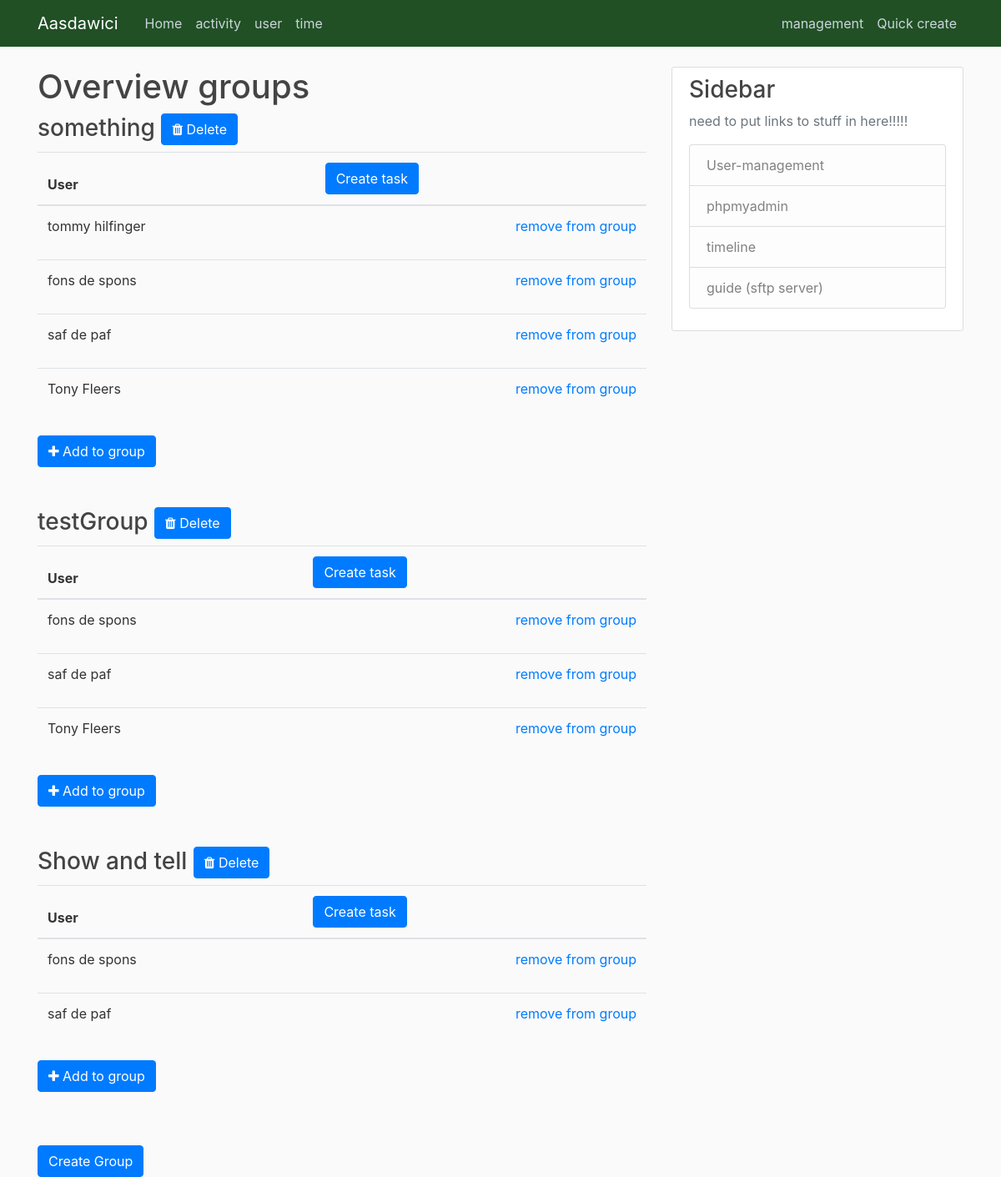
The app's page /creationEngine/groups/ with its own data.
### overview/models.py (models this page shows, shortened)
class Group(models.Model):
    GroupID = models.AutoField(primary_key=True)
    groupName = models.TextField()
    groupDescription = models.TextField()

class UserGroup(models.Model):
    linkID = models.AutoField(primary_key=True)
    groupID = models.ForeignKey(Group, on_delete=models.SET_NULL, null=True)
    userID = models.ForeignKey(UserA,on_delete=models.SET_NULL, null=True)

class UserA(models.Model):
    userID = models.AutoField(primary_key=True)
    userName = models.TextField()
    allowDigitalTime = models.BooleanField(default=False)

### creationEngine/views.py (the view)
# urls.py: path('creationEngine/groups/', views.groupOverview, name='groups'),
def groupOverview(request):
    groups = Group.objects.all()
    users = UserA.objects.all()
    links = UserGroup.objects.all()
    content = {
        'groups' : groups,
        'users' : users,
        'links' : links
    }
    return render(request, 'creationEngine/groups.html', content)

### creationEngine/templates/creationEngine/groups.html
{% extends 'overview/base.html' %}
{% block content %}
<h1>Overview groups</h1>
{% for group in groups %}
<div class"">
    <h3> {{group.groupName}} <a name="" id="" class="btn btn-primary" href="{% url 'groups-delete' group.GroupID %}" role="button"><i class="fa fa-trash" aria-hidden="true"></i> Delete</a></h3>
    <table class="table">
        <thead>
            <tr>
                <th>User</th>
                <th class="test-right">
                    <a name="" id="" class="btn btn-primary" href="{% url 'createActivity-group' %}" role="button">Create task</a>
                </th>
            </tr>
        </thead>
        <tbody>
            {% for link in links %}
            {% if link.groupID == group %}
            <tr>
                <td scope="row">{{link.userID.userName}}</td>
                <td><p class="text-right"><a href="{% url 'groups-removeUser' link.linkID %}">remove from group</a></p></td>
            </tr>
            {% endif %}
            {% endfor %}
        </tbody>
    </table>
    <a name="" id="" class="btn btn-primary mb-5" href="{% url 'groups-addUser' group.GroupID %}" role="button"><i class="fa fa-plus" aria-hidden="true"></i> Add to group</a>
</div>
{% endfor %}
<a name="" id="" class="btn btn-primary mt-3" href="{% url 'creationEngine-createGroup' %}" role="button">Create Group</a>
{% endblock %}

### overview/static/overview/main.css (style rules this page uses)
body { background: #fafafa; color: #333333; margin-top: 5rem; }
h1, h2, h3, h4, h5, h6 { color: #444444; }

### records on screen
Group: groupName "something"
UserGroup: userID.userName "tommy hilfinger"
UserGroup: userID.userName "fons de spons"
UserGroup: userID.userName "saf de paf"
UserGroup: userID.userName "Tony Fleers"
Group: groupName "testGroup"
UserGroup: userID.userName "fons de spons"
UserGroup: userID.userName "saf de paf"
UserGroup: userID.userName "Tony Fleers"
Group: groupName "Show and tell"
UserGroup: userID.userName "fons de spons"
UserGroup: userID.userName "saf de paf"
